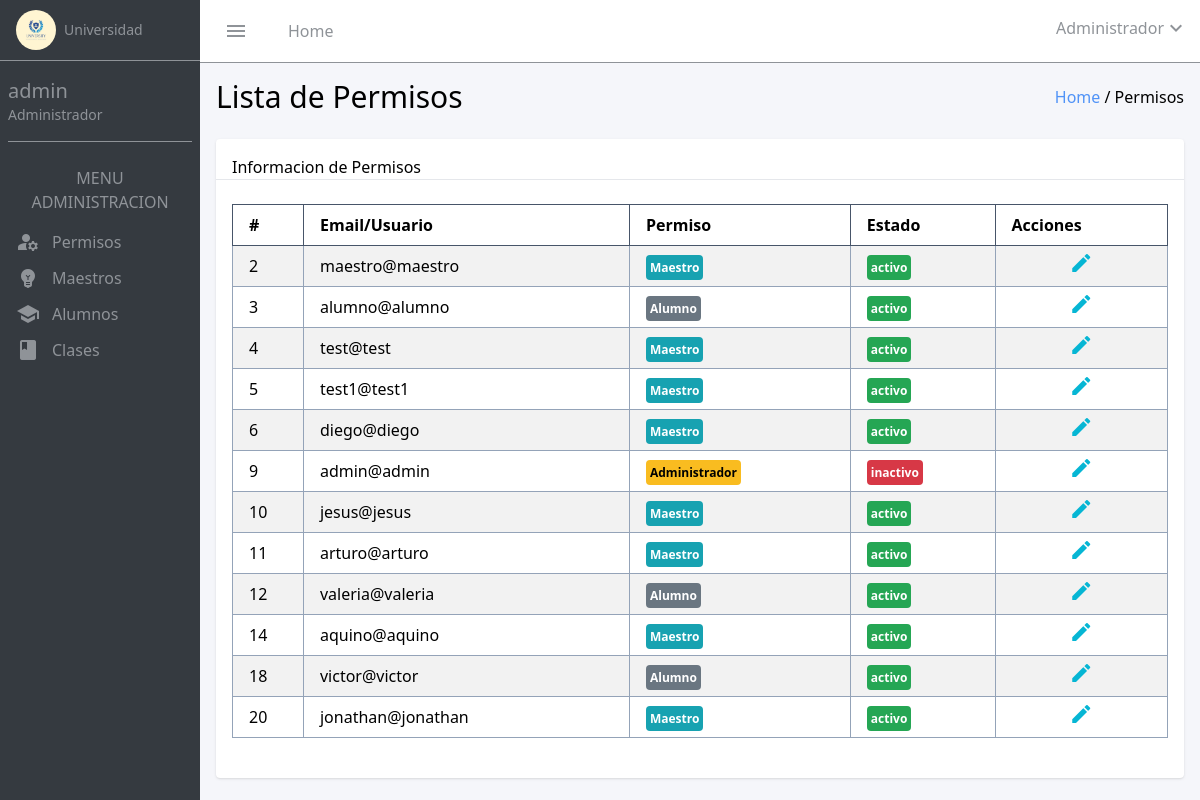
The app's page /permisos (signed in) with its own data.
### tables this page shows
CREATE TABLE `users` (
  `id` int(11) NOT NULL,
  `dni` varchar(20) DEFAULT NULL,
  `name` varchar(100) DEFAULT NULL,
  `email` varchar(100) DEFAULT NULL,
  `password` varchar(255) DEFAULT NULL,
  `address` varchar(250) DEFAULT NULL,
  `birthday` date DEFAULT NULL,
  `role_id` int(11) DEFAULT NULL,
  `estado` varchar(10) NOT NULL DEFAULT 'activo'
);

CREATE TABLE `roles` (
  `id` int(11) NOT NULL,
  `name` varchar(50) DEFAULT NULL
);

### Controllers/AdminController.php (called while the page is built, shortened)
<?php
require_once $_SERVER["DOCUMENT_ROOT"] . "/Models/Admin.php";
class AdminController
{
    protected $model;
    public function __construct()
    {
        $this->model = new Admin();
    }
    public function index()
    {
        $admin = $this->model->permisos();
        include $_SERVER["DOCUMENT_ROOT"] . "/views/admin/read.php";
    }
}

### config/database.php (called while the page is built)
<?php
return [
    "host" => "localhost",
    "dbname" => "university",
    "username" => "root",
    "password" => ""
];

### Models/Model.php (called while the page is built, shortened)
<?php
class Model
{
    public function __construct()
    {
        $config = include($_SERVER["DOCUMENT_ROOT"] . "/config/database.php");
        try {
            $this->db = new mysqli(
                $config["host"],
                $config["username"],
                $config["password"],
                $config["dbname"]
            );
        } catch (mysqli_sql_exception $e) {
            echo "Error: " . $e->getMessage();
        }
    }
}

### Models/Admin.php (called while the page is built, shortened)
<?php
require_once $_SERVER["DOCUMENT_ROOT"] . "/Models/Model.php";
class Admin extends Model
{
    public function permisos()
    {
        $res = $this->db->query("SELECT
        u.id,
        u.email,
        u.estado,
        r.name as rol
        from
        users u
        inner join roles r
        on r.id = u.role_id");
        $data = $res->fetch_all(MYSQLI_ASSOC);
        return $data;
    }
}

### views/admin/read.php (the view, shortened to what this page needs)
<!DOCTYPE html>
<html lang="en">
<head>
    <link href="/dist/output.css" rel="stylesheet">
    <link rel="stylesheet" href="https://cdn.datatables.net/1.13.7/css/jquery.dataTables.css" />
</head>
<body>
<div class="w-full flex h-screen">
        <div class="bg-[#353A40] w-1/6 shadow-2xl">
        <div class="flex items-center border-b border-[#8F9398] px-4 py-2.5"><img src="/assets/logo.jpg" class="w-10 rounded-full mr-2"><span class="text-[#8F9398] text-sm">Universidad</span></div>
        <div class="border-b border-[#8F9398] py-4 mx-2">
            <h1 class=" text-[#8F9398] text-xl">admin</h1>
            <h2 class=" text-[#8F9398] text-sm">Administrador</h2>
        </div>
        <div class="mx-2 px-2 flex flex-col mt-6 mb-4">
            <h1 class="text-[#8F9398] text-center mb-4">MENU ADMINISTRACION</h1>
            <div class="mb-3"><a href="/permisos" class="text-[#8F9398] flex items-center"><span class="material-icons text-[#8F9398] mr-3">manage_accounts</span>Permisos</a></div>
            <div class="mb-3"><a href="/maestros" class="text-[#8F9398] flex items-center"><span class="material-icons text-[#8F9398] mr-3">emoji_objects</span>Maestros</a></div>
            <div class="mb-3"><a href="/alumnos" class="text-[#8F9398] flex items-center"><span class="material-icons text-[#8F9398] mr-3">school</span>Alumnos</a></div>
            <div class="mb-3"><a href="/clases" class="text-[#8F9398] flex items-center"><span class="material-icons text-[#8F9398] mr-3">class</span>Clases</a></div>
        </div>
        </div>
        <div class="w-5/6 flex flex-col">
            <nav class="bg-[#FFFFFF] flex items-center border-b border-[#8F9398] py-4 justify-between">
                <div class="flex ml-6">
                <span class="material-icons text-[#8F9398]">menu</span>
                <h1 class="ml-10 text-[#8F9398]">Home</h1>
                </div>
                <div class="flex mr-3">
                    <span class="text-[#8F9398]">Administrador</span>
                    <button class="toggleButton" id="toggleButton"><span class="material-icons text-[#8F9398]">expand_more</span></button>
                </div>
            </nav>
            <div class="bg-[#F5F6FA] h-screen">
                <div class="px-4 my-4">
                <div class="flex justify-between items-center">
                <h1 class="text-3xl font-medium">Lista de Permisos</h1>
                <div><a href="/dashboard"><span class="text-[#5093f7]">Home </span></a><span>/ Permisos</span></div>
                </div>
                <div class=" rounded shadow border-gray-500 py-4 bg-[#FFFFFF] mt-6 w-full">
                    <div class="border-b px-4"><span>Informacion de Permisos</span></div>
                    <div class="px-4 mt-6 mb-6 w-full">
                    <table class="border-collapse border border-slate-500 w-full" id="myTable">
                        <thead>
                            <tr>
                                <th class="border border-slate-600 py-2 text-left pl-4">#</th>
                                <th class="border border-slate-600 text-left pl-4">Email/Usuario</th>
                                <th class="border border-slate-600 text-left pl-4">Permiso</th>
                                <th class="border border-slate-600 text-left pl-4">Estado</th>
                                <th class="border border-slate-600 text-left pl-4">Acciones</th>
                            </tr>
                        </thead>
                        <tbody>
                        <?php
            foreach ($admin as $user) {
            ?>
                <tr class="bg-white odd:bg-[#F2F2F2]">
                    <td class="border border-slate-400 pl-4 py-2"><?= $user["id"] ?></td>
                    <td class="border border-slate-400 pl-4"><?= $user["email"] ?></td>
                    <td class="border border-slate-400 pl-4"><span class="<?= getRoleClass($user['rol']) ?> py-1 px-1 rounded text-xs font-bold"><?= $user["rol"] ?></span></td>
                    <td class="border border-slate-400 pl-4"><span class="<?= getActiveClass($user['estado']) ?> py-1 px-1 rounded text-xs font-bold"><?= $user["estado"] ?></span></td>
                    <td class="border border-slate-400 text-center">
                        <a href="/permisos/edit?id=<?= $user["id"] ?>" class="btnEdit"><span class="material-icons text-cyan-500">edit</span></a>
                    </td>
                </tr>
            <?php
            }
            ?>
                        </tbody>
                    </table>
                    </div>
                </div>
                </div>
            </div>
        </div>
    </div>
    <?php
function getRoleClass($role) {
    switch ($role) {
        case 'Maestro':
            return 'bg-[#17A2B1] text-white';
        case 'Administrador':
            return 'bg-[#F9BC20]';
        case 'Alumno':
            return 'bg-[#6A7681] text-white';
    }
}
function getActiveClass($estado) {
    switch ($estado) {
        case 'activo':
            return 'bg-[#25A654] text-white';
        case 'inactivo':
            return 'bg-[#D73846] text-white' ;
    }
}
?>
</body>
</html>

### index.php (shortened to what this page needs)
<?php
require_once "./Controllers/AdminController.php";
$adminController = new AdminController();
$route = explode("?", $_SERVER["REQUEST_URI"]);
$method = $_SERVER["REQUEST_METHOD"];
if ($method === "GET") {
    switch ($route[0]) {
        case '/permisos':
            $adminController->index();
            break;
    }
}

### records on screen
users: id "2", email "maestro@maestro", role.name "Maestro", estado "activo"
users: id "3", email "alumno@alumno", role.name "Alumno", estado "activo"
users: id "4", email "test@test", role.name "Maestro", estado "activo"
users: id "5", email "test1@test1", role.name "Maestro", estado "activo"
users: id "6", email "diego@diego", role.name "Maestro", estado "activo"
users: id "9", email "admin@admin", role.name "Administrador", estado "inactivo"
users: id "10", email "jesus@jesus", role.name "Maestro", estado "activo"
users: id "11", email "arturo@arturo", role.name "Maestro", estado "activo"
users: id "12", email "valeria@valeria", role.name "Alumno", estado "activo"
users: id "14", email "aquino@aquino", role.name "Maestro", estado "activo"
users: id "18", email "victor@victor", role.name "Alumno", estado "activo"
users: id "20", email "jonathan@jonathan", role.name "Maestro", estado "activo"
